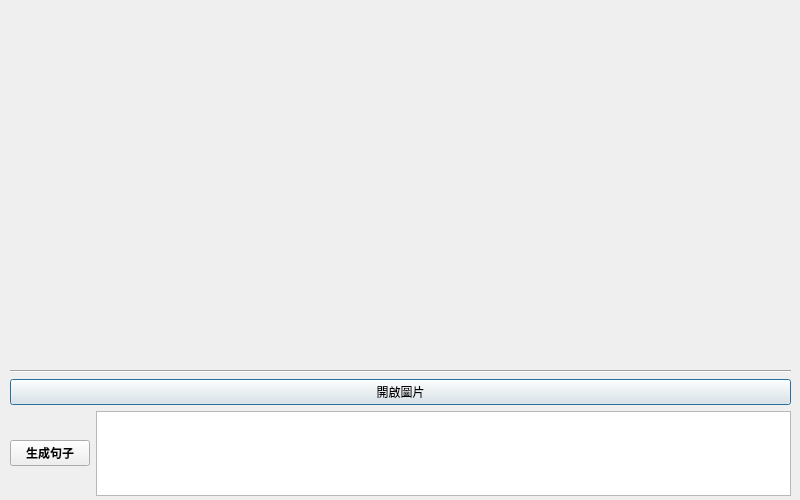
<?xml version="1.0" encoding="UTF-8"?>
<ui version="4.0">
 <class>Window</class>
 <widget class="QDialog" name="Window">
  <property name="enabled">
   <bool>true</bool>
  </property>
  <property name="geometry">
   <rect>
    <x>0</x>
    <y>0</y>
    <width>800</width>
    <height>500</height>
   </rect>
  </property>
  <property name="minimumSize">
   <size>
    <width>800</width>
    <height>500</height>
   </size>
  </property>
  <property name="windowTitle">
   <string>Dialog</string>
  </property>
  <property name="inputMethodHints">
   <set>Qt::ImhNone</set>
  </property>
  <widget class="QLabel" name="show_picture">
   <property name="geometry">
    <rect>
     <x>0</x>
     <y>10</y>
     <width>800</width>
     <height>340</height>
    </rect>
   </property>
   <property name="text">
    <string/>
   </property>
   <property name="alignment">
    <set>Qt::AlignCenter</set>
   </property>
  </widget>
  <widget class="QWidget" name="verticalLayoutWidget">
   <property name="geometry">
    <rect>
     <x>10</x>
     <y>370</y>
     <width>781</width>
     <height>126</height>
    </rect>
   </property>
   <layout class="QVBoxLayout" name="verticalLayout">
    <item>
     <widget class="Line" name="line">
      <property name="orientation">
       <enum>Qt::Horizontal</enum>
      </property>
     </widget>
    </item>
    <item>
     <widget class="QPushButton" name="open_image_button">
      <property name="text">
       <string>開啟圖片</string>
      </property>
     </widget>
    </item>
    <item>
     <layout class="QHBoxLayout" name="horizontalLayout_4">
      <item>
       <widget class="QPushButton" name="generate_caption_button">
        <property name="font">
         <font>
          <family>Noto Sans Mono CJK TC</family>
          <weight>75</weight>
          <bold>true</bold>
         </font>
        </property>
        <property name="text">
         <string>生成句子</string>
        </property>
       </widget>
      </item>
      <item>
       <widget class="QTextBrowser" name="textBrowser"/>
      </item>
     </layout>
    </item>
   </layout>
  </widget>
 </widget>
 <resources/>
 <connections/>
</ui>
